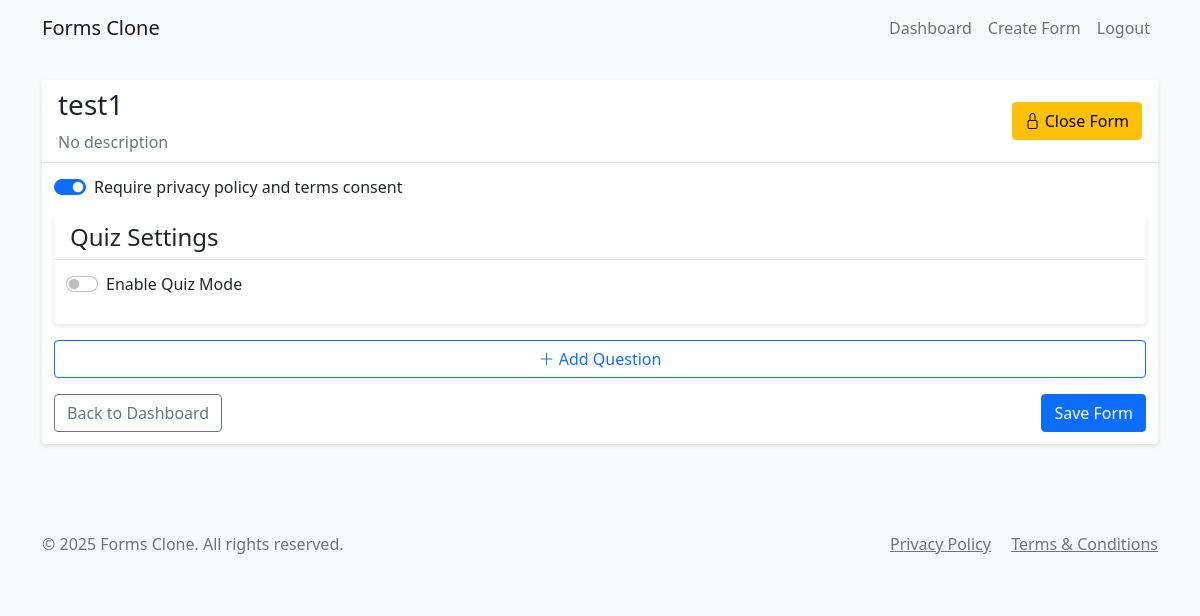
/form/76/edit (signed in), run on an earlier commit of the app's database.
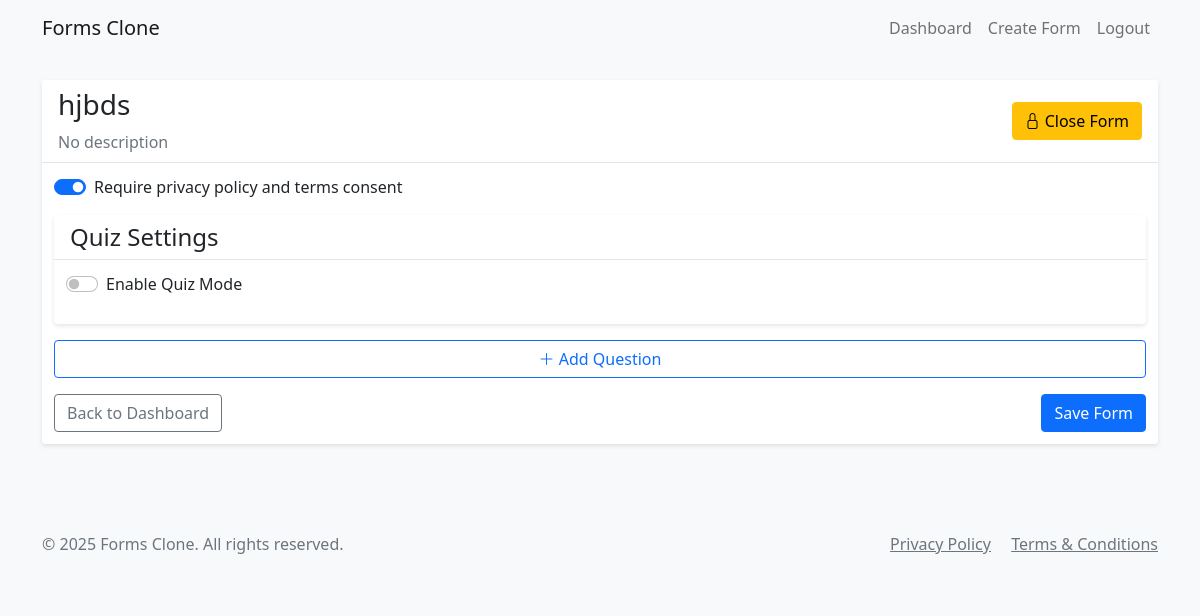
And on a later commit of the database.
### app.py (models this page shows)
class Form(db.Model):
    id = db.Column(db.Integer, primary_key=True)
    title = db.Column(db.String(200), nullable=False)
    description = db.Column(db.Text)
    score = db.Column(db.Integer, default=100)
    created_at = db.Column(db.DateTime, default=datetime.utcnow)
    user_id = db.Column(db.Integer, db.ForeignKey('user.id', name='fk_form_user'), nullable=False)
    company_id = db.Column(db.Integer, db.ForeignKey('company.id', name='fk_form_company'), nullable=True)
    questions = db.relationship('Question', backref='form', lazy=True, cascade='all, delete-orphan')
    responses = db.relationship('Response', backref='form', lazy=True, cascade='all, delete-orphan')
    is_closed = db.Column(db.Boolean, default=False)  # New field to track if the form is closed/expired
    requires_consent = db.Column(db.Boolean, default=True)  # Require privacy policy and terms consent
    is_quiz = db.Column(db.Boolean, default=False)  # Is this form a quiz?
    passing_score = db.Column(db.Integer, default=0)  # Passing score percentage
    show_score = db.Column(db.Boolean, default=True)  # Whether to show score to respondents
    merged_url = db.Column(db.String(255), nullable=True, default='')

### app.py (the view)
@app.route('/form/<int:form_id>/edit')
@login_required
def edit_form(form_id):
    form = Form.query.get_or_404(form_id)
    if form.user_id != current_user.id:
        return redirect(url_for('dashboard'))
    for q in form.questions:
        try:
            q.parsed_options = json.loads(q.options) if q.options else []
        except ValueError:
            q.parsed_options = []
    return render_template('edit_form.html', form=form)

### app.py (called while the page is built)
@app.context_processor
def inject_now():
    return {'now': datetime.now()}

@app.context_processor
def inject_csrf_token():
    return {'csrf_token': lambda: 'dummy_token'}

@login_manager.user_loader
def load_user(user_id):
    return User.query.get(int(user_id))

### templates/edit_form.html (shortened to what this page needs)
{% extends "base.html" %}
{% block content %}
<div class="row">
    <div class="col-md-12 col-lg-12 col-xl-12 mx-auto">
        <div class="card mb-4">
            <div class="card-header d-flex justify-content-between align-items-center">
                <div>
                <h3>{{ form.title }}</h3>
                <p class="text-muted mb-0">{{ form.description or 'No description' }}</p>
                </div>
                <div>
                    <form action="{{ url_for('toggle_form_status', form_id=form.id) }}" method="POST" class="d-inline">
                        <button type="submit" class="btn {% if form.is_closed %}btn-success{% else %}btn-warning{% endif %}" title="{% if form.is_closed %}Reopen Form{% else %}Close Form{% endif %}">
                            {% if form.is_closed %}
                            <i class="bi bi-unlock"></i> Reopen Form
                            {% else %}
                            <i class="bi bi-lock"></i> Close Form
                            {% endif %}
                        </button>
                    </form>
                </div>
            </div>
            <div class="card-body">
                <div class="mb-3">
                    <div class="form-check form-switch">
                        <input class="form-check-input" type="checkbox" id="requires_consent" {% if form.requires_consent %}checked{% endif %}>
                        <label class="form-check-label" for="requires_consent">Require privacy policy and terms consent</label>
                    </div>
                </div>
                <div class="card mb-3">
                    <div class="card-header">
                        <h4 class="mb-0">Quiz Settings</h4>
                    </div>
                    <div class="card-body">
                        <div class="form-check form-switch mb-3">
                            <input class="form-check-input" type="checkbox" id="is_quiz" {% if form.is_quiz %}checked{% endif %}>
                            <label class="form-check-label" for="is_quiz">Enable Quiz Mode</label>
                        </div>
                    </div>
                </div>
                <button id="add-question" class="btn btn-outline-primary w-100 mb-3">
                    <i class="bi bi-plus-lg" aria-hidden="true"></i> Add Question
                </button>
                <div class="d-flex justify-content-between">
                    <a href="{{ url_for('dashboard') }}" class="btn btn-outline-secondary">Back to Dashboard</a>
                    <button id="save-form" class="btn btn-primary">Save Form</button>
                </div>
            </div>
        </div>
    </div>
</div>
{% endblock %}
{% block extra_css %}
<link rel="stylesheet" href="https://cdn.jsdelivr.net/npm/bootstrap-icons@1.7.2/font/bootstrap-icons.css">
{% endblock %}

What changed in the data, as far as the page shows it:
changed Form "No description": title "test1" → "hjbds"
